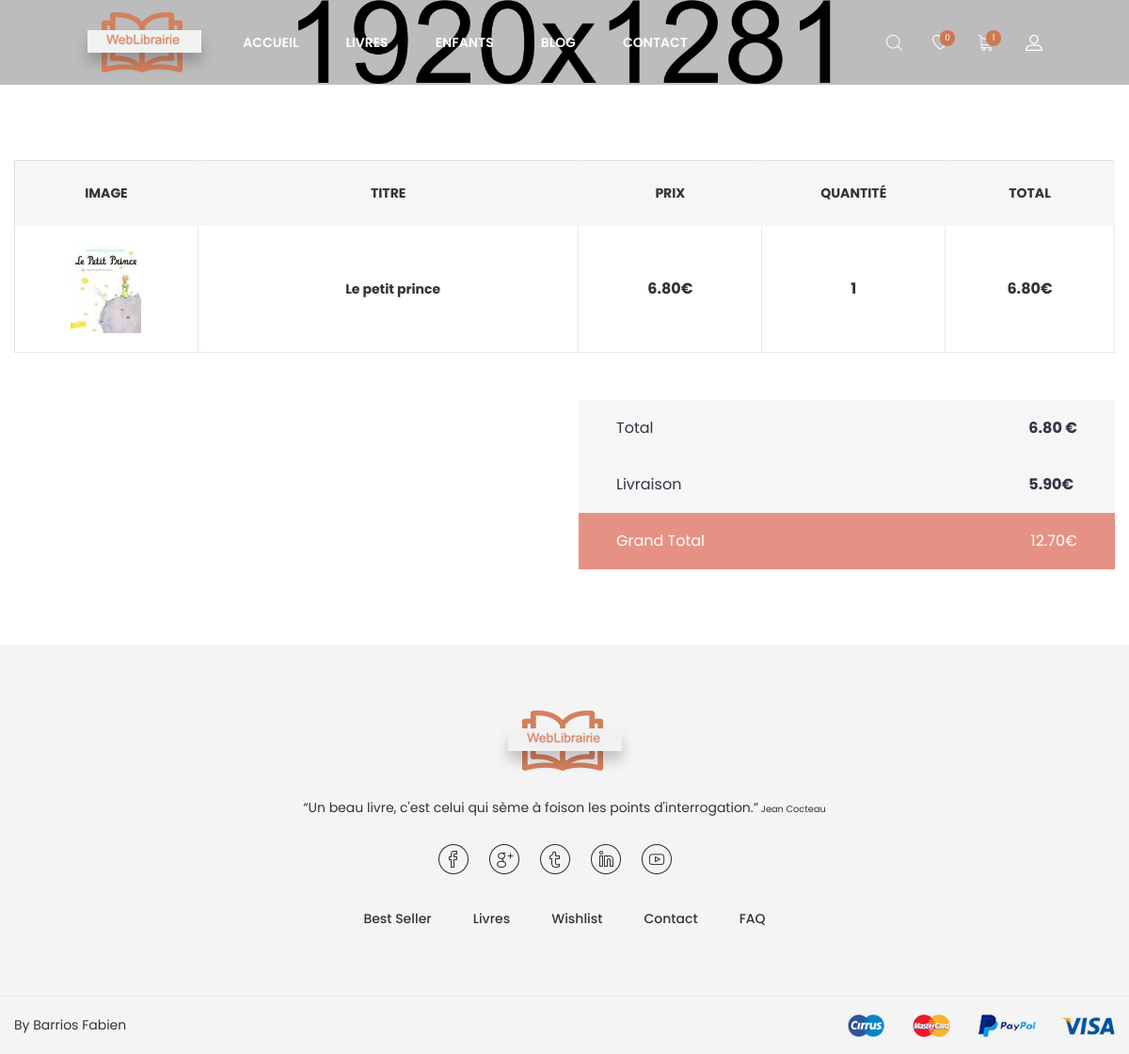
The page /detailCommande.php?Commande=55 (signed in) on the database its author committed.
### tables this page shows
CREATE TABLE `LIVRE` (
  `ID` int(11) NOT NULL,
  `ID_ECRIVAIN` int(11) DEFAULT NULL,
  `ISBN` char(100) DEFAULT NULL,
  `TITRE` varchar(100) DEFAULT NULL,
  `RESUME` text,
  `DT_PARUTION` text,
  `PRIX_UNITAIRE` text,
  `EDITEUR` varchar(100) DEFAULT NULL,
  `BEST_SELLER` int(11) DEFAULT NULL,
  `COEUR` int(11) DEFAULT NULL
);

CREATE TABLE `IMAGE_LIVRE` (
  `id` int(11) NOT NULL,
  `ID_LIVRE` int(11) NOT NULL,
  `SOURCE` text NOT NULL,
  `FORMAT` varchar(255) NOT NULL
);

CREATE TABLE `LIGNE_PANIER` (
  `ID_LIVRE` int(11) NOT NULL,
  `ID_PANIER` int(11) NOT NULL,
  `DT_ACHAT` date DEFAULT NULL,
  `NB_PRODUIT` int(255) NOT NULL
);

### Fonctions.php (called while the page is built, shortened)
<?php
function connectDB(){
    try{
        $db = new PDO('mysql:host=localhost;dbname=WeblibrairieVVA;charset=utf8', 'root', 'root');
        return $db;
    }
    catch (Exception $e){
        die('Erreur : '.$e->getMessage());
    }
}
function recupPanier(){
    $link = connectDB();
    $panier = $_GET['Commande'];
    $req = $link->query("SELECT ROUND(LIVRE.PRIX_UNITAIRE * LIGNE_PANIER.NB_PRODUIT, 2) AS PRIXCALCULER, IMAGE_LIVRE.SOURCE, PANIER.DT_COM, LIVRE.ID, LIVRE.PRIX_UNITAIRE, LIVRE.TITRE, ECRIVAIN.NOM, ECRIVAIN.PRENOM, LIGNE_PANIER.NB_PRODUIT FROM LIVRE INNER JOIN ECRIVAIN ON LIVRE.ID_ECRIVAIN = ECRIVAIN.ID INNER JOIN LIGNE_PANIER ON LIVRE.ID = LIGNE_PANIER.ID_LIVRE INNER JOIN PANIER ON LIGNE_PANIER.ID_PANIER = PANIER.ID INNER JOIN COMPTE ON PANIER.ID_COMPTE = COMPTE.USER INNER JOIN IMAGE_LIVRE on LIVRE.ID = IMAGE_LIVRE.ID_LIVRE WHERE IMAGE_LIVRE.FORMAT = '75x94' AND LIVRE.ID = LIGNE_PANIER.ID_LIVRE AND LIGNE_PANIER.ID_PANIER = PANIER.ID AND PANIER.ID = '$panier'");
   return $req;
}
function afficherPrixTotalPanier(){
    $link = connectDB();
    $panier = $_GET['Commande'];
    $req = $link->query("SELECT ROUND(SUM(LIVRE.PRIX_UNITAIRE * LIGNE_PANIER.NB_PRODUIT), 2) AS PRIX_TOTAL FROM LIVRE INNER JOIN LIGNE_PANIER ON LIVRE.ID = LIGNE_PANIER.ID_LIVRE INNER JOIN PANIER ON LIGNE_PANIER.ID_PANIER = PANIER.ID WHERE PANIER.ID = '$panier'");
    return $req;
}
function getNbArticlePanier(){
    $link = connectDB();
    $user = $_SESSION['Usercompte'];
    $req = $link->query("SELECT count(*) as nb FROM LIVRE INNER JOIN ECRIVAIN ON LIVRE.ID_ECRIVAIN = ECRIVAIN.ID INNER JOIN LIGNE_PANIER ON LIVRE.ID = LIGNE_PANIER.ID_LIVRE INNER JOIN PANIER ON LIGNE_PANIER.ID_PANIER = PANIER.ID INNER JOIN COMPTE ON PANIER.ID_COMPTE = COMPTE.USER WHERE LIVRE.ID = LIGNE_PANIER.ID_LIVRE AND LIGNE_PANIER.ID_PANIER = PANIER.ID AND PANIER.DT_COM is Null AND PANIER.ID_COMPTE = '$user'");
    return $req;
}
function getNbArticleWishliste(){
    $link = connectDB();
    $user = $_SESSION['Usercompte'];
    $req = $link->query("SELECT count(*) as nb FROM LIVRE INNER JOIN ECRIVAIN ON LIVRE.ID_ECRIVAIN = ECRIVAIN.ID INNER JOIN LIGNE_WISHLIST ON LIVRE.ID = LIGNE_WISHLIST.ID_LIVRE INNER JOIN WISHLIST ON LIGNE_WISHLIST.ID_WISHLIST = WISHLIST.ID INNER JOIN COMPTE ON WISHLIST.ID_COMPTE = COMPTE.USER WHERE LIVRE.ID = LIGNE_WISHLIST.ID_LIVRE AND LIGNE_WISHLIST.ID_WISHLIST = WISHLIST.ID AND WISHLIST.ID_COMPTE = '$user'");
    return $req;
}
?>

### detailCommande.php (the view, shortened to what this page needs)
<!doctype html>
<html class="no-js" lang="zxx">
<head>
    <link rel="stylesheet" href="css/bootstrap.min.css">
    <link rel="stylesheet" href="css/plugins.css">
    <link rel="stylesheet" href="style.css">
    <link rel="stylesheet" href="css/custom.css">
    <?php include_once('Fonctions.php'); ?>
</head>
<body>
<div class="wrapper" id="wrapper">
    <header id="wn__header" class="oth-page header__area header__absolute sticky__header">
        <div class="container-fluid">
            <div class="row">
                <div class="col-md-6 col-sm-6 col-6 col-lg-2">
                    <div class="logo">
                        <a href="index.php">
                            <img src="images/logo/logo.png" alt="logo images">
                        </a>
                    </div>
                </div>
                <div class="col-lg-8 d-none d-lg-block">
                    <nav class="mainmenu__nav">
                        <ul class="meninmenu d-flex justify-content-start">
                            <li class="drop with--one--item"><a href="index.php">Accueil</a></li>
                            <li class="drop"><a href="shop-grid.php?categorie=Tout">Livres</a>
                            </li>
                            <li class="drop"><a href="shop-grid.php?categorie=Enfants">Enfants</a>
                            </li>
                            <li class="drop"><a href="blog.html">Blog</a>
                            </li>
                            <li><a href="contact.html">Contact</a></li>
                        </ul>
                    </nav>
                </div>
                <div class="col-md-6 col-sm-6 col-6 col-lg-2">
                    <ul class="header__sidebar__right d-flex justify-content-end align-items-center">
                        <li class="shop_search"><a class="search__active" href="#"></a></li>
                        <?php if(!isset($_SESSION['Usercompte'])): ?>
                        <li class="wishlist"><a href="wishlist.php"></a></li>
                        <li class="shopcart"><a class="cartbox_active" href=""></a>
                            <div class="block-minicart minicart__active">
                                <div class="minicart-content-wrapper">
                                    <div class="micart__close">
                                        <span>Fermer</span>
                                    </div>
                                    <div class="mini_action cart">
                                        <a class="cart__btn" href="my-account.php">Se connecter</a>
                                    </div>
                                </div>
                            </div>
                            <?php else: ?>
                            <?php $getNbLivre = getNbArticlePanier(); ?>
                            <?php $nbLivre = $getNbLivre->fetch(); ?>
                            <?php $getNbWishListe = getNbArticleWishliste(); ?>
                            <?php $nbWishListe = $getNbWishListe->fetch(); ?>
                        <li class="wishlist"><a href="wishlist.php"><span id="alertWishlist" class="product_qun"><?php echo $nbWishListe[0]; ?></span></a></li>
                        <li class="shopcart"><a class="cartbox_active" href=""><span id="alertPanier" class="product_qun"><?php echo $nbLivre[0]; ?></span></a>
                            <?php endif; ?>
                        </li>
                        <li class="setting__bar__icon"><a class="setting__active" href="#"></a>
                        </li>
                    </ul>
                </div>
            </div>
        </div>
    </header>
    <div class="ht__bradcaump__area bg-image--3" style="padding-top: 45px; padding-bottom: 45px;"></div>
    <?php $livre = recupPanier(); ?>
    <div class="cart-main-area section-padding--lg bg--white">
        <div class="container">
                <div class="row">
                    <div class="col-md-12 col-sm-12 ol-lg-12">
                        <form action="#">
                            <div class="table-content wnro__table table-responsive">
                                <table>
                                    <thead>
                                    <tr class="title-top">
                                        <th class="product-thumbnail">Image</th>
                                        <th class="product-name">Titre</th>
                                        <th class="product-price">Prix</th>
                                        <th class="product-quantity">Quantité</th>
                                        <th class="product-subtotal">Total</th>
                                    </tr>
                                    </thead>
                                    <tbody>
                                    <?php $compteur = 0; ?>
                                    <?php foreach($livre as $data): ?>
                                        <?php $compteur++; ?>
                                        <tr id="idTr_<?php echo $compteur ?>">
                                            <td class="product-thumbnail"><a href="single-product.php?livre=<?php echo $data['ID'] ?>"><img src="<?= $data['SOURCE']; ?>" alt="product img"></a></td>
                                            <td class="product-name"><a href="single-product.php?livre=<?php echo $data['ID'] ?>"><?= $data['TITRE']; ?></a></td>
                                            <td class="product-price"><span class="amount"><?= $data['PRIX_UNITAIRE']; ?>0€</span></td>
                                            <td class="product-price"><span class="amount"><?= $data['NB_PRODUIT']; ?></span></td>
                                            <td class="product-subtotal"><?= $data['PRIXCALCULER']; ?>€</td>
                                        </tr>
                                    <?php endforeach; ?>
                                    </tbody>
                                </table>
                            </div>
                        </form>
                    </div>
                </div>
                <div class="row">
                    <div class="col-lg-6 offset-lg-6">
                        <div class="cartbox__total__area">
                            <div class="cartbox-total d-flex justify-content-between">
                                <ul class="cart__total__list">
                                    <li>Total</li>
                                    <li>Livraison</li>
                                </ul>
                                <ul class="cart__total__tk">
                                    <?php $prixTotal = afficherPrixTotalPanier(); ?>
                                    <?php foreach($prixTotal as $data): ?>
                                        <?php if($data['PRIX_TOTAL'] == null): ?>
                                            <li><?php echo 0;?> €</li>
                                        <?php else: ?>
                                            <li><?php echo $data['PRIX_TOTAL'];?> €</li>
                                        <?php endif; ?>
                                    <?php endforeach; ?>
                                    <li>5.90€</li>
                                </ul>
                            </div>
                            <div class="cart__total__amount">
                                <span>Grand Total</span>
                                <?php $prixTotal = afficherPrixTotalPanier(); ?>
                                <?php foreach($prixTotal as $data): ?>
                                    <?php if($data['PRIX_TOTAL'] == null): ?>
                                        <span><?php echo 0;?> €</span>
                                    <?php else: ?>
                                        <span><?php echo $data['PRIX_TOTAL'] + 5.90;?>0€</span>
                                    <?php endif; ?>
                                <?php endforeach; ?>
                            </div>
                        </div>
                    </div>
                </div>
        </div>
    </div>
    <footer id="wn__footer" class="footer__area bg__cat--8 brown--color">
        <div class="footer-static-top">
            <div class="container">
                <div class="row">
                    <div class="col-lg-12">
                        <div class="footer__widget footer__menu">
                            <div class="ft__logo">
                                <a href="index.php">
                                    <img src="images/logo/3.png" alt="logo">
                                </a>
                                <p>“Un beau livre, c'est celui qui sème à foison les points d'interrogation.”<span style="font-size: 70%;"> Jean Cocteau</span></p>
                            </div>
                            <div class="footer__content">
                                <ul class="social__net social__net--2 d-flex justify-content-center">
                                    <li><a href="#"><i class="bi bi-facebook"></i></a></li>
                                    <li><a href="#"><i class="bi bi-google"></i></a></li>
                                    <li><a href="#"><i class="bi bi-twitter"></i></a></li>
                                    <li><a href="#"><i class="bi bi-linkedin"></i></a></li>
                                    <li><a href="#"><i class="bi bi-youtube"></i></a></li>
                                </ul>
                                <ul class="mainmenu d-flex justify-content-center">
                                    <li><a href="shop-grid.php?categorie=Best">Best Seller</a></li>
                                    <li><a href="shop-grid.php?categorie=Tout">Livres</a></li>
                                    <?php if(isset($_SESSION['Usercompte'])): ?>
                                        <li><a href="wishlist.php">Wishlist</a></li>
                                    <?php else: ?>
                                        <li><a href="my-account.php">Wishlist</a></li>
                                    <?php endif; ?>
                                    <li><a href="contact.php">Contact</a></li>
                                    <li><a href="faq.html">FAQ</a></li>
                                </ul>
                            </div>
                        </div>
                    </div>
                </div>
            </div>
        </div>
        <div class="copyright__wrapper">
            <div class="container">
                <div class="row">
                    <div class="col-lg-6 col-md-6 col-sm-12">
                        <div class="copyright">
                            <div class="copy__right__inner text-left">
                                <p>By Barrios Fabien</p>
                            </div>
                        </div>
                    </div>
                    <div class="col-lg-6 col-md-6 col-sm-12">
                        <div class="payment text-right">
                            <img src="images/icons/payment.png" alt="" />
                        </div>
                    </div>
                </div>
            </div>
        </div>
    </footer>
</div>
</body>
</html>

### rows shown on the page
livre: image_livre.SOURCE (picture), TITRE "Le petit prince", PRIX_UNITAIRE "6.8", ligne_panier.NB_PRODUIT "1", PRIXCALCULER "6.80"

### other values the page prints
$nbWishListe[0] "0"
$nbLivre[0] "1"
$data['PRIX_TOTAL'] "6.80"
$data['PRIX_TOTAL'] + 5.90 "12.7"
